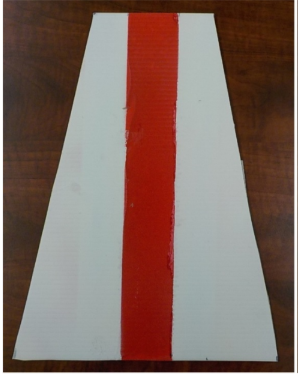
#> input picture Image Processing/4.PNG, 298 x 374 px, found by its file name
$ python 'Detecting Shapes and Colors.py'   (older library calls are emulated)
#> lines starting #> are read from the running program, lines starting #| are printed output that depends on the picture; after the words box and inside, x2 and y2 are one past the last pixel; in counts of white or black regions, pixels touching at a corner belong together

# coding: utf-8

# In[1]:


import cv2
import imutils
import numpy as np
import pytesseract
from PIL import Image


# In[2]:


def detect(c):

    approx = cv2.approxPolyDP(c,0.04*cv2.arcLength(c,True),True)
    shape=''

    if len(approx)==3:
        print ("triangle")
        shape = "triangle"

    elif len(approx)==4:
        print ("rectangle")
        shape = "rectangle"
    else:
        shape = "circle"


    return shape


# In[3]:


def detectShapes(image, mask, color):

    res = cv2.bitwise_and(image,image, mask=mask)
    kernel = np.ones((5,5),np.uint8)
    opening = cv2.morphologyEx(res, cv2.MORPH_OPEN, kernel)
    closing = cv2.morphologyEx(res, cv2.MORPH_CLOSE, kernel)


    edges = cv2.Canny(closing, 100, 200)

    lines = cv2.HoughLinesP(edges,1,np.pi/180,20,minLineLength=10,maxLineGap=100)
    if(lines is None):
        return
    N = lines.shape[0]
    for i in range(N):
        x1 = lines[i][0][0]
        y1 = lines[i][0][1]
        x2 = lines[i][0][2]
        y2 = lines[i][0][3]
        cv2.line(edges,(x1,y1),(x2,y2),(255,0,0),2)
    # cv2.imshow('im', edges)
    mx = np.amax(edges)
    mn = np.amin(edges)

    thresh_val = np.average(np.arange(mn,mx))
    _, thresh = cv2.threshold(edges,thresh_val,255,cv2.THRESH_BINARY)
    # cv2.imshow('thresh', thresh)

    cnts = cv2.findContours(thresh.copy(),cv2.RETR_EXTERNAL,cv2.CHAIN_APPROX_SIMPLE)
    cnts = cnts[0] if imutils.is_cv2() else cnts[1]

    for c in cnts:
        M=cv2.moments(c)
        cX = int((M["m10"]/M["m00"])*ratio)
        cY = int((M["m01"]/M["m00"])*ratio)
        shape = detect(c)
        c = c.astype("float")
        c *= ratio
        c = c.astype("int")

        cv2.drawContours(image, [c], -1, (0, 255, 0), 2)
        cv2.putText(image, color +" " + shape, (cX, cY), cv2.FONT_HERSHEY_SIMPLEX,0.5, (0, 0, 0), 2)


# In[ ]:


image = cv2.imread('4.png')
#> image is the input picture: shape (374, 298, 3); mean B, G, R 95.6, 103.8, 128.5

ratio = image.shape[0] / float(image.shape[0])
#> ratio = 1
hsv = cv2.cvtColor(image, cv2.COLOR_BGR2HSV)
#> hsv: shape (374, 298, 3); mean H, S, V 41.9, 100.3, 132.5
color=""

lower_blue = np.array([100,50,40])
upper_blue = np.array([130,255,255])

lower_yellow = np.array([20,110,100])
upper_yellow = np.array([30,255,255])

lower_red = np.array([0,150,120])
upper_red = np.array([10,255,255])

mask1 = cv2.inRange(hsv, lower_blue, upper_blue)
#> mask1: shape (374, 298); every value is 0
mask2 = cv2.inRange(hsv, lower_yellow, upper_yellow)
mask3 = cv2.inRange(hsv, lower_red, upper_red)
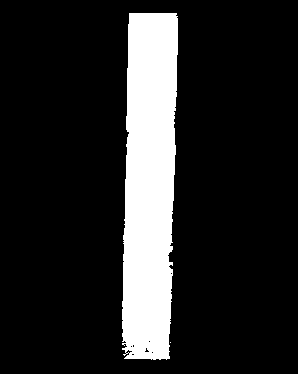
#> mask3: shape (374, 298); 15% white; 2 white regions (1 under 20 px), largest, box (x1, y1, x2, y2) and area: (122, 13, 178, 360) 16748

detectShapes(image, mask1, 'blue')
#> in detectShapes, `res = cv2.bitwise_and(image,image, mask=mask)`: res: shape (374, 298, 3); every value is 0
#> in detectShapes, `lines = cv2.HoughLinesP(edges,1,np.pi/180,20,minLineLength=10,maxLineG..`: lines = None
detectShapes(image, mask2, 'yellow')
detectShapes(image, mask3, 'red')
#> call 3 of detectShapes, with color = 'red'
#> in detectShapes (call 3), `res = cv2.bitwise_and(image,image, mask=mask)`:
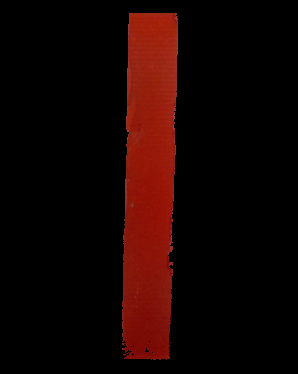
#> res: shape (374, 298, 3); mean B, G, R 1.9, 3.9, 21.6
#> in detectShapes (call 3), `edges = cv2.Canny(closing, 100, 200)`:
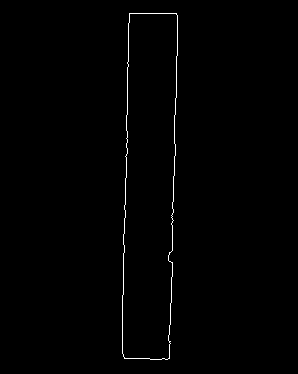
#> edges: shape (374, 298); 0.71% white in thin lines or dots, all inside (x1, y1, x2, y2) = (122, 13, 178, 360)
#> in detectShapes (call 3), `lines = cv2.HoughLinesP(edges,1,np.pi/180,20,minLineLength=10,maxLineG..`: lines = [[122, 353, 128, 23], [170, 343, 176, 13], [172, 276, 177, 15], [168, 255, 169, 358], [122, 325, 124, 205], [129, 13, 175, 13], [177, 55, 177, 16], [124, 357, 167, 359], [176, 75, 176, 97]]
#> the loop in detectShapes (call 3), `for i in range(N):` made 9 passes
#> after the loop in detectShapes (call 3), `for i in range(N):`:
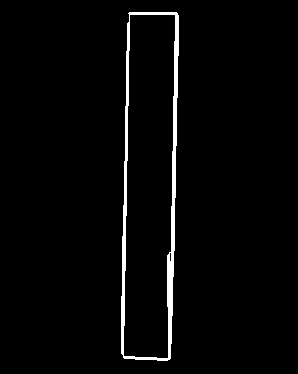
#> edges: shape (374, 298); 2.6% white; 1 white region
#> in detectShapes (call 3), `mx = np.amax(edges)`: mx = 255
#> in detectShapes (call 3), `mn = np.amin(edges)`: mn = 0
#> in detectShapes (call 3), `cnts = cv2.findContours(thresh.copy(),cv2.RETR_EXTERNAL,cv2.CHAIN_APPR..`: cnts = 1 contour; box (x1, y1, x2, y2) and area: (121, 12, 179, 361) 17576
#> the loop in detectShapes (call 3), `for c in cnts:` made 1 pass
#> (cX, cY, approx in detect, shape) on pass 1: (149, 185, [[129, 12], [121, 353], [167, 360], [178, 15]], 'rectangle')
#| rectangle
#> after the loop in detectShapes (call 3), `for c in cnts:`:
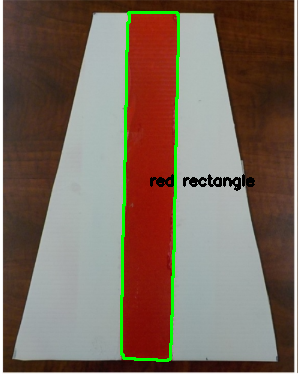
#> image: shape (374, 298, 3); 2.78% of pixels changed, all inside (x1, y1, x2, y2) = (120, 11, 255, 362)

cv2.imshow('image',image)

cv2.waitKey(0)
cv2.destroyAllWindows()

$ run again, with Image Processing/1.PNG copied over Image Processing/4.PNG
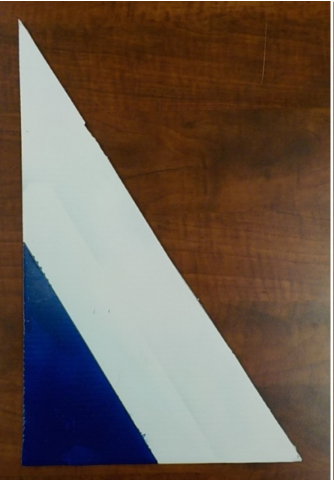
#> input picture Image Processing/1.PNG, 334 x 480 px, found by its file name
#> image is the input picture: shape (480, 334, 3); mean B, G, R 82.2, 93.7, 109.2
#> hsv: shape (480, 334, 3); mean H, S, V 41.2, 136.7, 119.8
#> mask1: shape (480, 334); 9.5% white; 1 white region, box (x1, y1, x2, y2) and area: (21, 244, 157, 465) 15202
#> mask2: shape (480, 334); every value is 0
#> lines = [[23, 464, 23, 245], [24, 245, 145, 439], [24, 464, 154, 462], [22, 463, 22, 259], [42, 275, 148, 445], [101, 370, 156, 459], [21, 461, 84, 464]]
#> the loop in detectShapes, `for i in range(N):` made 7 passes
#> after the loop in detectShapes, `for i in range(N):`:
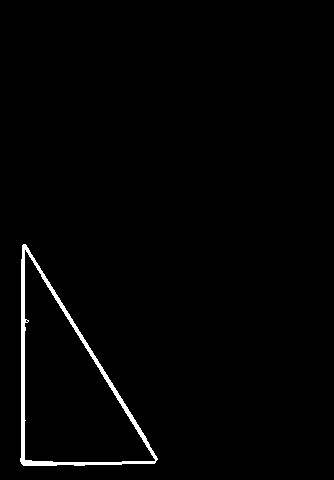
#> edges: shape (480, 334); 1.5% white; 1 white region
#> mx = 255
#> mn = 0
#> cnts = 1 contour; box (x1, y1, x2, y2) and area: (20, 244, 158, 466) 15892
#> the loop in detectShapes, `for c in cnts:` made 1 pass
#> (cX, cY, approx in detect, shape) on pass 1: (67, 388, [[23, 244], [21, 463], [154, 463]], 'triangle')
#> (printed output is left out)
#> after the loop in detectShapes, `for c in cnts:`:
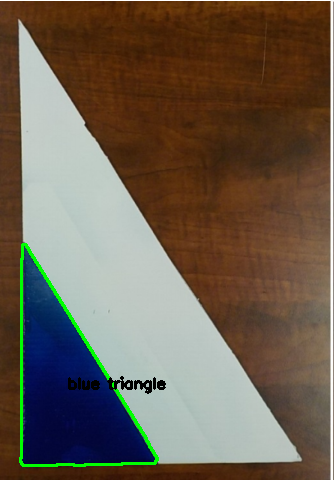
#> image: shape (480, 334, 3); 1.65% of pixels changed, all inside (x1, y1, x2, y2) = (19, 243, 166, 467)
#> res: shape (480, 334, 3); every value is 0

$ run again, with Image Processing/2.PNG copied over Image Processing/4.PNG
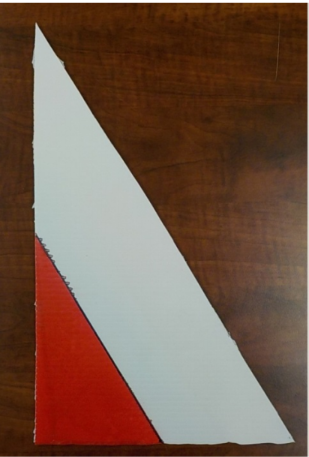
#> input picture Image Processing/2.PNG, 309 x 457 px, found by its file name
#> image is the input picture: shape (457, 309, 3); mean B, G, R 74, 89.3, 117.4
#> hsv: shape (457, 309, 3); mean H, S, V 31.4, 133.9, 120.6
#> mask1: shape (457, 309); every value is 0
#> mask3: shape (457, 309); 9.1% white; 1 white region, box (x1, y1, x2, y2) and area: (35, 241, 159, 444) 12900
#> res: shape (457, 309, 3); every value is 0
#> lines = None
#> lines = [[35, 443, 35, 241], [42, 247, 158, 440], [41, 442, 119, 443], [39, 243, 158, 441], [36, 443, 36, 241], [76, 442, 155, 443], [97, 337, 149, 423]]
#> the loop in detectShapes (call 3), `for i in range(N):` made 7 passes
#> after the loop in detectShapes (call 3), `for i in range(N):`:
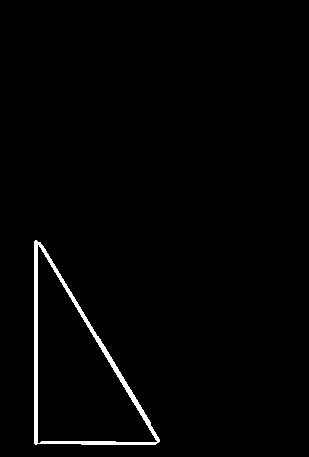
#> edges: shape (457, 309); 1.6% white; 1 white region
#> mx = 255
#> mn = 0
#> cnts = 1 contour; box (x1, y1, x2, y2) and area: (34, 240, 160, 445) 13604
#> the loop in detectShapes (call 3), `for c in cnts:` made 1 pass
#> (cX, cY, approx in detect, shape) on pass 1: (77, 373, [[35, 240], [34, 443], [155, 444]], 'triangle')
#> (printed output is left out)
#> after the loop in detectShapes (call 3), `for c in cnts:`:
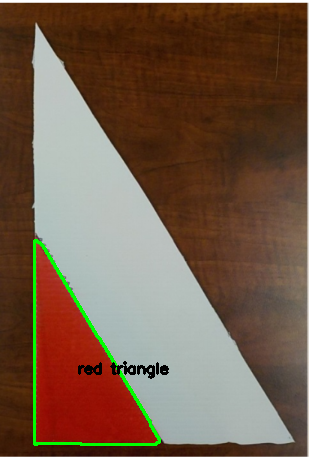
#> image: shape (457, 309, 3); 1.72% of pixels changed, all inside (x1, y1, x2, y2) = (33, 239, 169, 446)

$ run again, with Image Processing/3.PNG copied over Image Processing/4.PNG
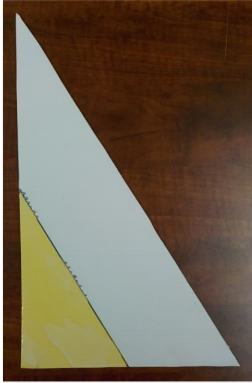
#> input picture Image Processing/3.PNG, 252 x 383 px, found by its file name
#> image is the input picture: shape (383, 252, 3); mean B, G, R 80.6, 98.5, 112.1
#> hsv: shape (383, 252, 3); mean H, S, V 36.5, 121.1, 116.3
#> mask1: shape (383, 252); every value is 0
#> mask2: shape (383, 252); 7.8% white; 8 white regions (7 under 20 px), largest, box (x1, y1, x2, y2) and area: (20, 200, 125, 369) 7498
#> res: shape (383, 252, 3); every value is 0
#> lines = None
#> lines = [[20, 197, 124, 363], [19, 197, 22, 367], [30, 368, 124, 366], [23, 200, 124, 362], [21, 274, 21, 250], [20, 338, 95, 332], [18, 197, 110, 363]]
#> the loop in detectShapes (call 2), `for i in range(N):` made 7 passes
#> after the loop in detectShapes (call 2), `for i in range(N):`:
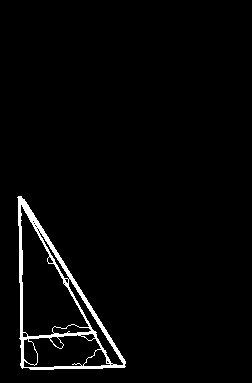
#> edges: shape (383, 252); 2.6% white; 1 white region
#> mx = 255
#> mn = 0
#> cnts = 1 contour; box (x1, y1, x2, y2) and area: (17, 196, 126, 370) 9632
#> the loop in detectShapes (call 2), `for c in cnts:` made 1 pass
#> (cX, cY, approx in detect, shape) on pass 1: (55, 308, [[18, 196], [21, 367], [124, 367]], 'triangle')
#> (printed output is left out)
#> after the loop in detectShapes (call 2), `for c in cnts:`:
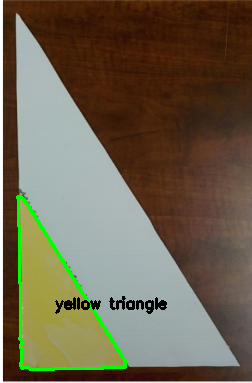
#> image: shape (383, 252, 3); 2.41% of pixels changed, all inside (x1, y1, x2, y2) = (16, 195, 167, 371)
